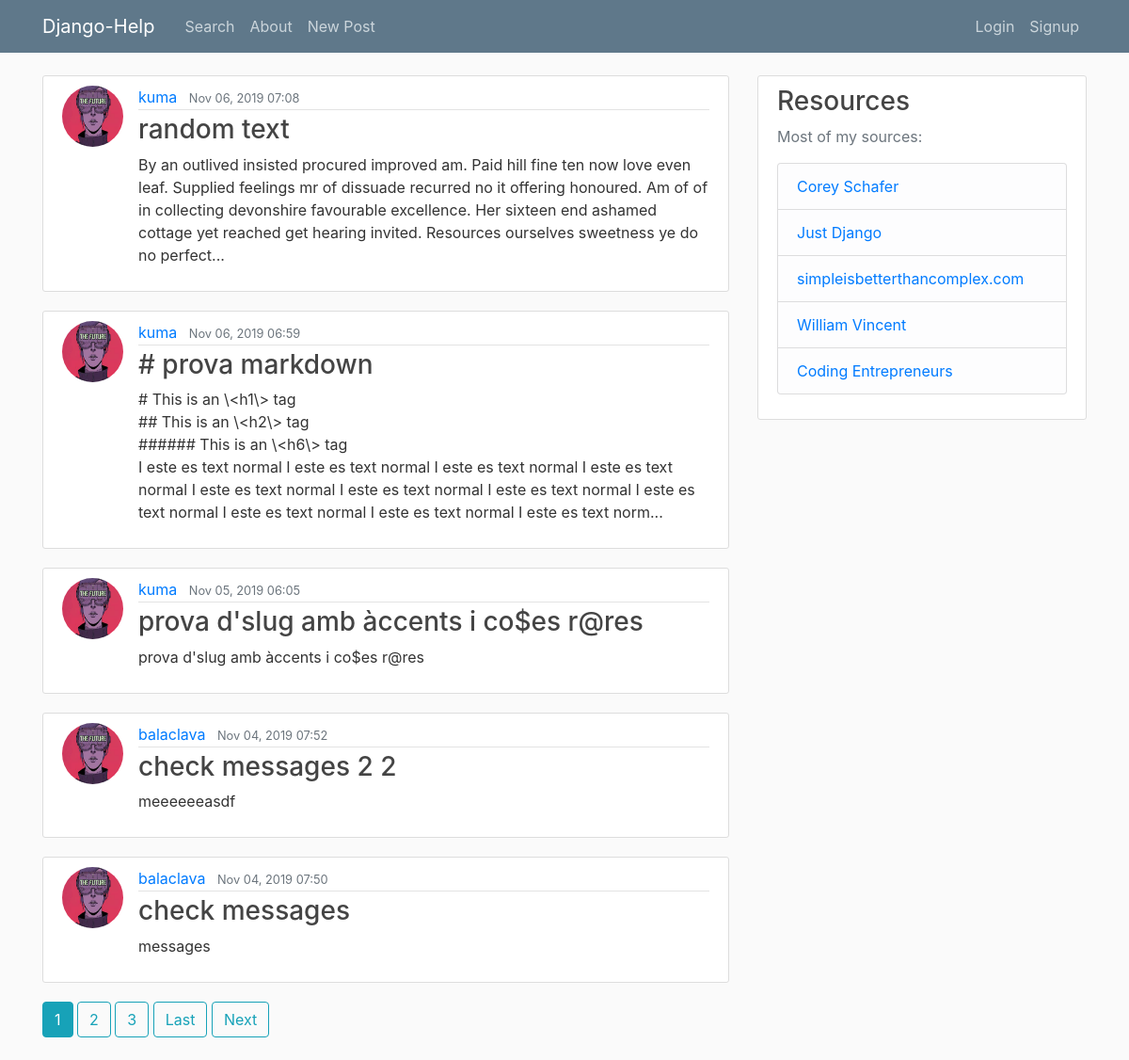
The page / on the database its author committed.
### blog/models.py (models this page shows, shortened)
class Post(models.Model):
    title = models.CharField(max_length=150)
    content = models.TextField()
    date = models.DateTimeField(auto_now_add=True)
    author = models.ForeignKey(
        CustomUser,
        on_delete=models.CASCADE
    )
    slug = models.SlugField(unique=True)
    tags = TaggableManager(blank=True)
    comments = GenericRelation(Comment)
    def partial_content(self):
        if len(self.content) > 320:
            return self.content[:320] + '...'
        else:
            return self.content

### users/models.py (models this page shows, shortened)
class CustomUser(AbstractUser):
    email = models.EmailField(unique=True)

class Profile(models.Model):
    user = models.OneToOneField(CustomUser, on_delete=models.CASCADE)
    image = models.ImageField(
        default='new_default.jpg', upload_to='profile_pics')

### blog/views.py (the view)
# urls.py: path('', views.PostListView.as_view(), name='home'),
class PostListView(ListView):
    model = Post
    template_name = 'blog/home.html'
    context_object_name = 'posts'
    ordering = ['-date']
    paginate_by = 5

### blog/templates/blog/home.html (shortened to what this page needs)
{% extends 'blog/base.html' %}
{% block content %}
{% for post in posts %}
<article class="media content-section">
    <img class="rounded-circle article-img" src="{{ post.author.profile.image.url }}">
    <div class="media-body">
        <div class="article-metadata">
            <a class="mr-2" href="{% url 'user_posts' post.author %}">{{ post.author }}</a>
            <small class="text-muted">{{ post.date|date:'M d, Y H:i' }}</small>
        </div>
        <h3><a class="article-title" href="{% url 'post_detail' post.slug %}">{{ post.title }}</a></h3>
        <p class="article-content content-markdown">{{ post.partial_content }}</p>
    </div>
</article>
{% endfor %}
{% if is_paginated %}
{% for num in page_obj.paginator.page_range %}
{% if num == page_obj.number %}
<a class='btn btn-info mb-4' href="?page={{ num }}">{{ num }}</a>
{% elif num > page_obj.number|add:'-3' and num < page_obj.number|add:'3' %}
<a class='btn btn-outline-info mb-4' href="?page={{ num }}">{{ num }}</a>
{% endif %}
{% endfor %}
{% if page_obj.has_next %}
<a class='btn btn-outline-info mb-4' href="?page={{ page_obj.paginator.num_pages }}">Last</a>
{% if page_obj.next_page_number != page_obj.paginator.num_pages %}
<a class='btn btn-outline-info mb-4' href="?page={{ page_obj.next_page_number }}">Next</a>
{% endif %}
{% endif %}
{% endif %}
{% endblock content %}

### blog/templates/blog/base.html (shortened to what this page needs)
{% load static %}
<!DOCTYPE HTML>
<html>
<head>
    <link rel="stylesheet" href="https://maxcdn.bootstrapcdn.com/bootstrap/4.0.0/css/bootstrap.min.css"
>
    <link rel='stylesheet' type='text/css' href='{% static "blog/main.css"  %}'>
</head>
<body>
    <header class="site-header">
        <nav class="navbar navbar-expand-md navbar-dark bg-steel fixed-top">
            <div class="container">
                <a class="navbar-brand mr-4" href="{% url 'home' %}">Django-Help</a>
                <div class="collapse navbar-collapse" id="navbarToggle">
                    <div class="navbar-nav mr-auto">
                        <a class="nav-item nav-link" href="{% url 'search' %}">Search</a>
                        <a class="nav-item nav-link" href="{% url 'about' %}">About</a>
                        <a class="nav-item nav-link" href="{% url 'post_create' %}">New Post</a>
                    </div>
                    <div class="navbar-nav">
                        {% if user.is_authenticated %}
                        <a class="nav-item nav-link" href="{% url 'profile' %}">{{ user.username }}</a>
                        <a class="nav-item nav-link" href="{% url 'logout' %}">Logout</a>
                        {% else %}
                        <a class="nav-item nav-link" href="{% url 'login' %}">Login</a>
                        <a class="nav-item nav-link" href="{% url 'signup' %}">Signup</a>
                        {% endif %}
                    </div>
                </div>
            </div>
        </nav>
    </header>
    <main role="main" class="container">
        <div class="row">
            <div class="col-md-8">
                {% block content %}{% endblock %}
            </div>
            <div class="col-md-4">
                <div class="content-section">
                    <h3>Resources</h3>
                    <p class='text-muted'>Most of my sources:
                        <ul class="list-group">
                            <li class="list-group-item list-group-item-light"><a
                                    href="https://www.youtube.com/channel/UCCezIgC97PvUuR4_gbFUs5g"
                                    target="_blank">Corey Schafer</a>
                            </li>
                            <li class="list-group-item list-group-item-light"><a
                                    href="https://www.youtube.com/channel/UCRM1gWNTDx0SHIqUJygD-kQ" target="_blank">Just
                                    Django</a></li>
                            <li class="list-group-item list-group-item-light"><a
                                    href="https://simpleisbetterthancomplex.com/" target="_blank">
                                    simpleisbetterthancomplex.com</a></li>
                            <li class="list-group-item list-group-item-light"><a href="https://wsvincent.com/"
                                    target="_blank">William Vincent</a></li>
                            <li class="list-group-item list-group-item-light"><a
                                    href="https://www.youtube.com/channel/UCWEHue8kksIaktO8KTTN_zg"
                                    target="_blank">Coding Entrepreneurs</a></li>
                        </ul>
                    </p>
                </div>
            </div>
        </div>
    </main>
</html>

### blog/static/blog/main.css (style rules this page uses)
body { background: #fafafa; color: #333333; margin-top: 5rem; }
h1, h2, h3, h4, h5, h6 { color: #444444; }
ul { margin: 0; }
.bg-steel { background-color: #5f788a; }
.site-header .navbar-nav .nav-link { color: #cbd5db; }
.content-section { background: #ffffff; padding: 10px 20px; border: 1px solid #dddddd; border-radius: 3px; margin-bottom: 20px; }
.article-title { color: #444444; }
.article-content { white-space: pre-line; }
.article-img { height: 65px; width: 65px; margin-right: 16px; }
.article-metadata { padding-bottom: 1px; margin-bottom: 4px; border-bottom: 1px solid #e3e3e3 }

### rows shown on the page
Post: author.profile.image (placeholder picture), author "kuma", date "Nov 06, 2019 07:08", title "random text", partial_content "By an outlived insisted procured improved am. Paid hill fine ten now love even leaf. Supplied feelings mr of dissuade recurred no it offering honoured. Am of of in collecting devonshire favourable excellence. Her sixteen end ashamed cottage yet reached get hearing invited. Resources ourselves sweetness ye do no perfect..."
Post: author.profile.image (placeholder picture), author "kuma", date "Nov 06, 2019 06:59", title "# prova markdown", partial_content "# This is an \\<h1\\> tag ## This is an \\<h2\\> tag ###### This is an \\<h6\\> tag I este es text normal I este es text normal I este es text normal I este es text normal I este es text normal I este es text normal I este es text normal I este es text normal I este es text normal I este es text normal I este es text norm..."
Post: author.profile.image (placeholder picture), author "kuma", date "Nov 05, 2019 06:05", title "prova d'slug amb àccents i co$es r@res", partial_content "prova d'slug amb àccents i co$es r@res"
Post: author.profile.image (placeholder picture), author "balaclava", date "Nov 04, 2019 07:52", title "check messages 2 2", partial_content "meeeeeeasdf"
Post: author.profile.image (placeholder picture), author "balaclava", date "Nov 04, 2019 07:50", title "check messages", partial_content "messages"

### other values the page prints
{{ num }} "1"
{{ num }} "2" "3"
